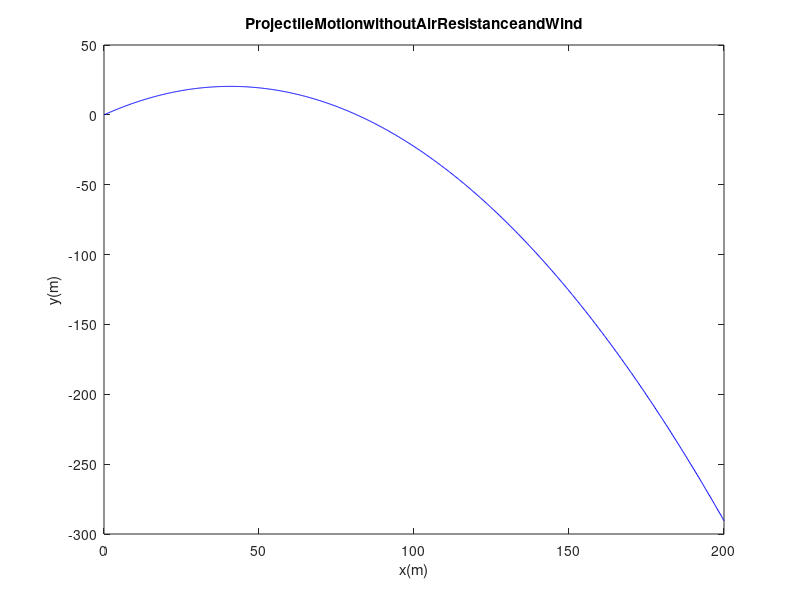

The MATLAB source for this figure: (Note: this script raises an error after producing the figure.)
projectile_motion=@(t,y,g)[y(3);y(4);0;-g];

RK4=@(f,tspan,y0,g,N)...
rk4_impl(f,tspan,y0,g,N);

function[t,y]=rk4_impl(f,tspan,y0,g,N)
h=(tspan(2)-tspan(1))/N;
t=linspace(tspan(1),tspan(2),N+1);
y=zeros(length(y0),N+1);
y(:,1)=y0;
  for i=1:N
    k1=h*f(t(i),y(:,i),g);
    k2=h*f(t(i)+h/2,y(:,i)+k1/2,g);
    k3=h*f(t(i)+h/2,y(:,i)+k2/2,g);
    k4=h*f(t(i)+h,y(:,i)+k3,g);
    y(:,i+1)=y(:,i)+(k1+2*k2+2*k3+k4)/6;
  end
end
g=9.81;

tspan=[0,10];
y0=[0;0;20;20];
N=1000;

[t,y]=RK4(projectile_motion,tspan,y0,g,N);

plot(y(1,:),y(2,:),'b-');
xlabel('x(m)');
ylabel('y(m)');
title('ProjectileMotionwithoutAirResistanceandWind');
gridon;
